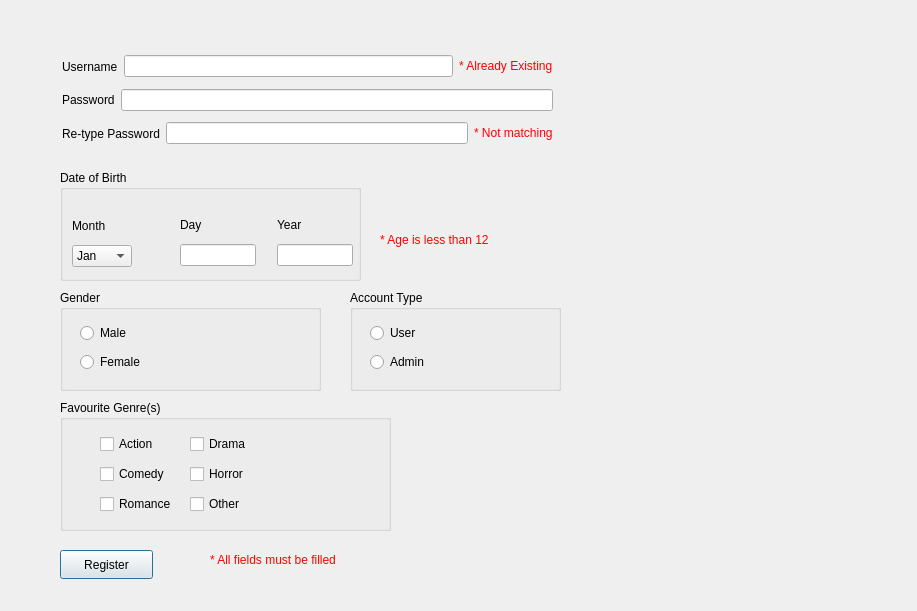
<?xml version="1.0" encoding="UTF-8"?>
<ui version="4.0">
 <class>Register</class>
 <widget class="QDialog" name="Register">
  <property name="geometry">
   <rect>
    <x>0</x>
    <y>0</y>
    <width>917</width>
    <height>611</height>
   </rect>
  </property>
  <property name="windowTitle">
   <string>Dialog</string>
  </property>
  <widget class="QGroupBox" name="Gender">
   <property name="geometry">
    <rect>
     <x>60</x>
     <y>290</y>
     <width>261</width>
     <height>101</height>
    </rect>
   </property>
   <property name="title">
    <string>Gender</string>
   </property>
   <widget class="QWidget" name="layoutWidget_5">
    <property name="geometry">
     <rect>
      <x>20</x>
      <y>30</y>
      <width>77</width>
      <height>57</height>
     </rect>
    </property>
    <layout class="QVBoxLayout" name="verticalLayout_5">
     <item>
      <widget class="QRadioButton" name="male">
       <property name="text">
        <string>Male</string>
       </property>
      </widget>
     </item>
     <item>
      <widget class="QRadioButton" name="female">
       <property name="text">
        <string>Female</string>
       </property>
      </widget>
     </item>
    </layout>
   </widget>
  </widget>
  <widget class="QPushButton" name="pushButton">
   <property name="geometry">
    <rect>
     <x>60</x>
     <y>550</y>
     <width>93</width>
     <height>29</height>
    </rect>
   </property>
   <property name="text">
    <string>Register</string>
   </property>
  </widget>
  <widget class="QGroupBox" name="Date">
   <property name="geometry">
    <rect>
     <x>60</x>
     <y>170</y>
     <width>301</width>
     <height>111</height>
    </rect>
   </property>
   <property name="title">
    <string>Date of Birth</string>
   </property>
   <widget class="QWidget" name="layoutWidget_2">
    <property name="geometry">
     <rect>
      <x>120</x>
      <y>41</y>
      <width>76</width>
      <height>55</height>
     </rect>
    </property>
    <layout class="QVBoxLayout" name="verticalLayout_2">
     <item>
      <widget class="QLabel" name="label_8">
       <property name="text">
        <string>Day</string>
       </property>
      </widget>
     </item>
     <item>
      <widget class="QLineEdit" name="day"/>
     </item>
    </layout>
   </widget>
   <widget class="QWidget" name="layoutWidget_3">
    <property name="geometry">
     <rect>
      <x>12</x>
      <y>42</y>
      <width>60</width>
      <height>55</height>
     </rect>
    </property>
    <layout class="QVBoxLayout" name="verticalLayout">
     <item>
      <widget class="QLabel" name="label_7">
       <property name="text">
        <string>Month</string>
       </property>
      </widget>
     </item>
     <item>
      <widget class="QComboBox" name="month">
       <item>
        <property name="text">
         <string>Jan</string>
        </property>
       </item>
       <item>
        <property name="text">
         <string>Feb</string>
        </property>
       </item>
       <item>
        <property name="text">
         <string>Mar</string>
        </property>
       </item>
       <item>
        <property name="text">
         <string>Apr</string>
        </property>
       </item>
       <item>
        <property name="text">
         <string>May</string>
        </property>
       </item>
       <item>
        <property name="text">
         <string>Jun</string>
        </property>
       </item>
       <item>
        <property name="text">
         <string>Jul</string>
        </property>
       </item>
       <item>
        <property name="text">
         <string>Aug</string>
        </property>
       </item>
       <item>
        <property name="text">
         <string>Sep</string>
        </property>
       </item>
       <item>
        <property name="text">
         <string>Oct</string>
        </property>
       </item>
       <item>
        <property name="text">
         <string>Nov</string>
        </property>
       </item>
       <item>
        <property name="text">
         <string>Dec</string>
        </property>
       </item>
      </widget>
     </item>
    </layout>
   </widget>
   <widget class="QWidget" name="layoutWidget_4">
    <property name="geometry">
     <rect>
      <x>217</x>
      <y>41</y>
      <width>76</width>
      <height>55</height>
     </rect>
    </property>
    <layout class="QVBoxLayout" name="verticalLayout_3">
     <item>
      <widget class="QLabel" name="label_9">
       <property name="text">
        <string>Year</string>
       </property>
      </widget>
     </item>
     <item>
      <widget class="QLineEdit" name="year"/>
     </item>
    </layout>
   </widget>
  </widget>
  <widget class="QLabel" name="all_fields_error">
   <property name="geometry">
    <rect>
     <x>210</x>
     <y>550</y>
     <width>191</width>
     <height>20</height>
    </rect>
   </property>
   <property name="text">
    <string>&lt;html&gt;&lt;head/&gt;&lt;body&gt;&lt;p&gt;&lt;span style=&quot; color:#ff0000;&quot;&gt;* All fields must be filled&lt;/span&gt;&lt;/p&gt;&lt;/body&gt;&lt;/html&gt;</string>
   </property>
  </widget>
  <widget class="QGroupBox" name="Account">
   <property name="geometry">
    <rect>
     <x>350</x>
     <y>290</y>
     <width>211</width>
     <height>101</height>
    </rect>
   </property>
   <property name="title">
    <string>Account Type</string>
   </property>
   <widget class="QWidget" name="layoutWidget">
    <property name="geometry">
     <rect>
      <x>20</x>
      <y>30</y>
      <width>73</width>
      <height>57</height>
     </rect>
    </property>
    <layout class="QVBoxLayout" name="verticalLayout_6">
     <item>
      <widget class="QRadioButton" name="user">
       <property name="text">
        <string>User</string>
       </property>
      </widget>
     </item>
     <item>
      <widget class="QRadioButton" name="admin">
       <property name="text">
        <string>Admin</string>
       </property>
      </widget>
     </item>
    </layout>
   </widget>
  </widget>
  <widget class="QGroupBox" name="Genre">
   <property name="geometry">
    <rect>
     <x>60</x>
     <y>400</y>
     <width>331</width>
     <height>131</height>
    </rect>
   </property>
   <property name="title">
    <string>Favourite Genre(s)</string>
   </property>
   <widget class="QWidget" name="layoutWidget_7">
    <property name="geometry">
     <rect>
      <x>40</x>
      <y>30</y>
      <width>174</width>
      <height>90</height>
     </rect>
    </property>
    <layout class="QHBoxLayout" name="horizontalLayout">
     <item>
      <layout class="QVBoxLayout" name="verticalLayout_7">
       <item>
        <widget class="QCheckBox" name="Action">
         <property name="text">
          <string>Action</string>
         </property>
        </widget>
       </item>
       <item>
        <widget class="QCheckBox" name="Comedy">
         <property name="text">
          <string>Comedy</string>
         </property>
        </widget>
       </item>
       <item>
        <widget class="QCheckBox" name="Romance">
         <property name="text">
          <string>Romance</string>
         </property>
        </widget>
       </item>
      </layout>
     </item>
     <item>
      <layout class="QVBoxLayout" name="verticalLayout_8">
       <item>
        <widget class="QCheckBox" name="Drama">
         <property name="text">
          <string>Drama</string>
         </property>
        </widget>
       </item>
       <item>
        <widget class="QCheckBox" name="Horror">
         <property name="text">
          <string>Horror</string>
         </property>
        </widget>
       </item>
       <item>
        <widget class="QCheckBox" name="Other">
         <property name="text">
          <string>Other</string>
         </property>
        </widget>
       </item>
      </layout>
     </item>
    </layout>
   </widget>
  </widget>
  <widget class="QWidget" name="layoutWidget_6">
   <property name="geometry">
    <rect>
     <x>62</x>
     <y>50</y>
     <width>491</width>
     <height>100</height>
    </rect>
   </property>
   <layout class="QVBoxLayout" name="verticalLayout_4">
    <item>
     <layout class="QHBoxLayout" name="horizontalLayout_2">
      <item>
       <widget class="QLabel" name="label_username">
        <property name="text">
         <string>Username</string>
        </property>
       </widget>
      </item>
      <item>
       <widget class="QLineEdit" name="lineEdit_username"/>
      </item>
      <item>
       <widget class="QLabel" name="label_name_error">
        <property name="text">
         <string>&lt;html&gt;&lt;head/&gt;&lt;body&gt;&lt;p&gt;&lt;span style=&quot; color:#ff0000;&quot;&gt;* Already Existing&lt;/span&gt;&lt;/p&gt;&lt;/body&gt;&lt;/html&gt;</string>
        </property>
       </widget>
      </item>
     </layout>
    </item>
    <item>
     <layout class="QHBoxLayout" name="horizontalLayout_3">
      <item>
       <widget class="QLabel" name="label_2">
        <property name="text">
         <string>Password</string>
        </property>
       </widget>
      </item>
      <item>
       <widget class="QLineEdit" name="lineEdit_password"/>
      </item>
     </layout>
    </item>
    <item>
     <layout class="QHBoxLayout" name="horizontalLayout_4">
      <item>
       <widget class="QLabel" name="label_3">
        <property name="text">
         <string>Re-type Password</string>
        </property>
       </widget>
      </item>
      <item>
       <widget class="QLineEdit" name="lineEdit_re_pass"/>
      </item>
      <item>
       <widget class="QLabel" name="label_pass_error">
        <property name="text">
         <string>&lt;html&gt;&lt;head/&gt;&lt;body&gt;&lt;p&gt;&lt;span style=&quot; color:#ff0000;&quot;&gt;* Not matching&lt;/span&gt;&lt;/p&gt;&lt;/body&gt;&lt;/html&gt;</string>
        </property>
       </widget>
      </item>
     </layout>
    </item>
   </layout>
  </widget>
  <widget class="QLabel" name="label_age_error">
   <property name="geometry">
    <rect>
     <x>380</x>
     <y>230</y>
     <width>151</width>
     <height>20</height>
    </rect>
   </property>
   <property name="text">
    <string>&lt;html&gt;&lt;head/&gt;&lt;body&gt;&lt;p&gt;&lt;span style=&quot; color:#ff0000;&quot;&gt;* Age is less than 12&lt;/span&gt;&lt;/p&gt;&lt;/body&gt;&lt;/html&gt;</string>
   </property>
  </widget>
 </widget>
 <resources/>
 <connections/>
</ui>
